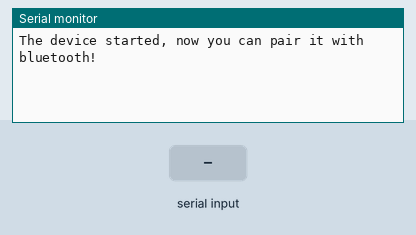
Simulated run of this sketch. Board: ESP32. Shown: the last lines printed to the serial monitor. The inputs (shaded band) are chosen by the test bench. Nothing arrives over Bluetooth unless stated.

Above: at 2.8 s.
2.9 s: "1" received over the second serial link
At 4.2 s:
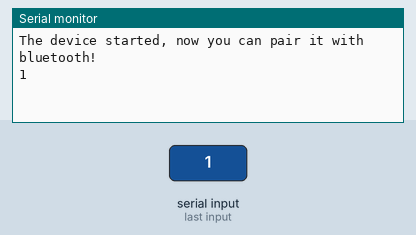
4.5 s: "0" received over the second serial link
At 5.8 s:
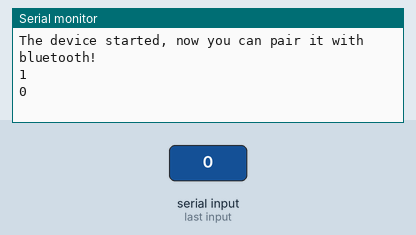
6.0 s: "2" received over the second serial link
At 6.6 s:
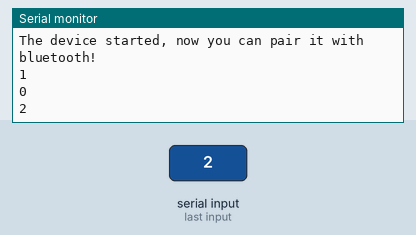

Measured:
- after the input at 2.9 s, the serial monitor: prints a new line after 0.10 s (image 1)
- after the input at 4.5 s, the serial monitor: prints a new line after 0.50 s (image 2)
- after the input at 6.0 s, the serial monitor: prints a new line at once (image 3)

The sketch:

bt_remote_test.ino
```cpp
#include "BluetoothSerial.h"

#if !defined(CONFIG_BT_ENABLED) || !defined(CONFIG_BLUEDROID_ENABLED)
#error Bluetooth is not enabled! Please run `make menuconfig` to and enable it
#endif

BluetoothSerial SerialBT;

char t;

void setup() {
 Serial.begin(115200);
 SerialBT.begin("ESP32test"); //Bluetooth device name
 Serial.println("The device started, now you can pair it with bluetooth!");
}

void loop() {
 if (SerialBT.available()) {
    t = SerialBT.read();
    Serial.println(t);
 }
 delay(1000);
}
```
